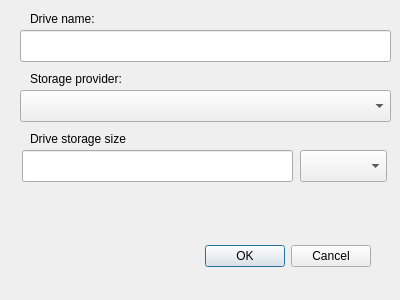
<?xml version="1.0" encoding="UTF-8"?>
<ui version="4.0">
 <class>Dialog</class>
 <widget class="QDialog" name="Dialog">
  <property name="geometry">
   <rect>
    <x>0</x>
    <y>0</y>
    <width>400</width>
    <height>300</height>
   </rect>
  </property>
  <property name="windowTitle">
   <string>Add Drive</string>
  </property>
  <widget class="QDialogButtonBox" name="buttonBox">
   <property name="geometry">
    <rect>
     <x>30</x>
     <y>240</y>
     <width>341</width>
     <height>32</height>
    </rect>
   </property>
   <property name="orientation">
    <enum>Qt::Horizontal</enum>
   </property>
   <property name="standardButtons">
    <set>QDialogButtonBox::Cancel|QDialogButtonBox::Ok</set>
   </property>
  </widget>
  <widget class="QLineEdit" name="lineEdit">
   <property name="geometry">
    <rect>
     <x>20</x>
     <y>30</y>
     <width>371</width>
     <height>32</height>
    </rect>
   </property>
   <property name="text">
    <string/>
   </property>
  </widget>
  <widget class="QLabel" name="label">
   <property name="geometry">
    <rect>
     <x>30</x>
     <y>10</y>
     <width>91</width>
     <height>18</height>
    </rect>
   </property>
   <property name="text">
    <string>Drive name:</string>
   </property>
  </widget>
  <widget class="QComboBox" name="comboBox">
   <property name="geometry">
    <rect>
     <x>20</x>
     <y>90</y>
     <width>371</width>
     <height>32</height>
    </rect>
   </property>
  </widget>
  <widget class="QLabel" name="label_2">
   <property name="geometry">
    <rect>
     <x>30</x>
     <y>70</y>
     <width>121</width>
     <height>18</height>
    </rect>
   </property>
   <property name="text">
    <string>Storage provider:</string>
   </property>
  </widget>
  <widget class="QLabel" name="label_3">
   <property name="geometry">
    <rect>
     <x>30</x>
     <y>130</y>
     <width>131</width>
     <height>18</height>
    </rect>
   </property>
   <property name="text">
    <string>Drive storage size</string>
   </property>
  </widget>
  <widget class="QLineEdit" name="lineEdit_2">
   <property name="geometry">
    <rect>
     <x>22</x>
     <y>150</y>
     <width>271</width>
     <height>32</height>
    </rect>
   </property>
   <property name="text">
    <string/>
   </property>
  </widget>
  <widget class="QComboBox" name="comboBox_2">
   <property name="geometry">
    <rect>
     <x>300</x>
     <y>150</y>
     <width>87</width>
     <height>32</height>
    </rect>
   </property>
  </widget>
 </widget>
 <resources/>
 <connections>
  <connection>
   <sender>buttonBox</sender>
   <signal>accepted()</signal>
   <receiver>Dialog</receiver>
   <slot>accept()</slot>
   <hints>
    <hint type="sourcelabel">
     <x>248</x>
     <y>254</y>
    </hint>
    <hint type="destinationlabel">
     <x>157</x>
     <y>274</y>
    </hint>
   </hints>
  </connection>
  <connection>
   <sender>buttonBox</sender>
   <signal>rejected()</signal>
   <receiver>Dialog</receiver>
   <slot>reject()</slot>
   <hints>
    <hint type="sourcelabel">
     <x>316</x>
     <y>260</y>
    </hint>
    <hint type="destinationlabel">
     <x>286</x>
     <y>274</y>
    </hint>
   </hints>
  </connection>
 </connections>
</ui>
